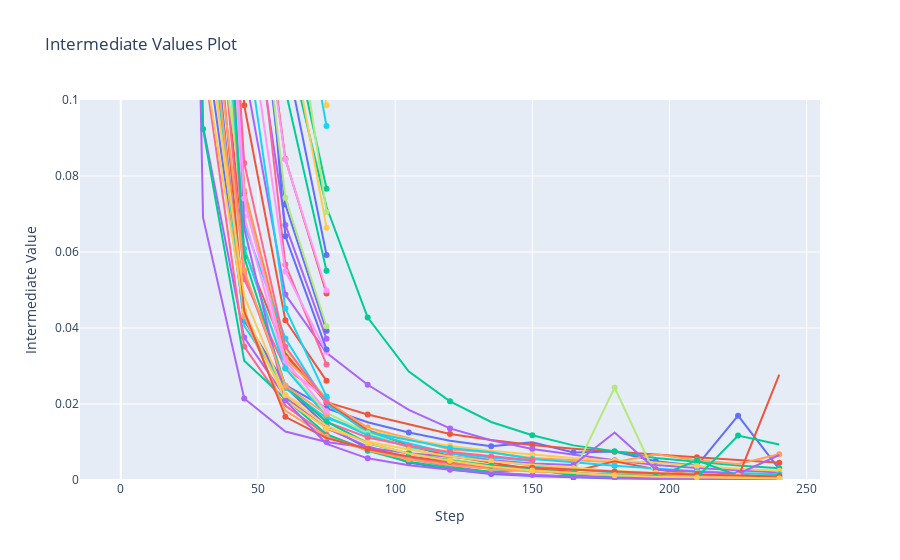

The notebook cell this image was saved under:
### Code cell
fig = optuna.visualization.plot_intermediate_values(study_lambdas)

# Fix the visible y-range
fig.update_yaxes(range=[0.0, 0.1])

### Figure 1 — Plotly figure (JSON) as saved in the notebook; plotly's stock layout.template omitted (floating-point values rounded to 4 significant figures)
{"data": [{"marker": {"maxdisplayed": 10}, "mode": "lines+markers", "name": "Trial0", "type": "scatter", "x": [0, 15, 30, 45, 60, 75, 90, 105, 120, 135, 150, 165, 180, 195, 210, 225, 240], "y": [8.028, 0.3518, 0.1208, 0.04256, 0.02499, 0.01889, 0.01519, 0.01251, 0.01035, 0.008862, 0.0099, 0.007221, 0.007472, 0.004938, 0.003763, 0.01694, 0.002876]}, {"marker": {"maxdisplayed": 10}, "mode": "lines+markers", "name": "Trial1", "type": "scatter", "x": [0, 15, 30, 45, 60, 75, 90, 105, 120, 135, 150, 165, 180, 195, 210, 225, 240], "y": [9.348, 0.7043, 0.162, 0.06065, 0.03336, 0.02048, 0.01725, 0.01457, 0.01208, 0.01053, 0.009221, 0.008249, 0.007403, 0.006691, 0.006006, 0.005319, 0.004552]}, {"marker": {"maxdisplayed": 10}, "mode": "lines+markers", "name": "Trial2", "type": "scatter", "x": [0, 15, 30, 45, 60, 75, 90, 105, 120, 135, 150, 165, 180, 195, 210, 225, 240], "y": [6.893, 0.787, 0.4466, 0.2203, 0.1174, 0.07183, 0.04276, 0.02854, 0.02071, 0.01527, 0.01178, 0.009111, 0.007548, 0.005819, 0.004787, 0.003842, 0.003097]}, {"marker": {"maxdisplayed": 10}, "mode": "lines+markers", "name": "Trial3", "type": "scatter", "x": [0, 15, 30, 45, 60, 75, 90, 105, 120, 135, 150, 165, 180, 195, 210, 225, 240], "y": [5.494, 0.9085, 0.2712, 0.1081, 0.04881, 0.03346, 0.02506, 0.01845, 0.01358, 0.01046, 0.008145, 0.006631, 0.00522, 0.003973, 0.003159, 0.002585, 0.001959]}, {"marker": {"maxdisplayed": 10}, "mode": "lines+markers", "name": "Trial4", "type": "scatter", "x": [0, 15, 30, 45, 60, 75, 90, 105, 120, 135, 150, 165, 180, 195, 210, 225, 240], "y": [6.516, 0.6061, 0.2223, 0.07662, 0.03434, 0.02078, 0.01379, 0.01101, 0.008026, 0.007211, 0.005792, 0.005232, 0.0047, 0.00679, 0.005195, 0.004191, 0.00676]}, {"marker": {"maxdisplayed": 10}, "mode": "lines+markers", "name": "Trial5", "type": "scatter", "x": [0, 15, 30, 45, 60, 75], "y": [12.67, 0.9283, 0.6141, 0.3208, 0.1527, 0.09313]}, {"marker": {"maxdisplayed": 10}, "mode": "lines+markers", "name": "Trial6", "type": "scatter", "x": [0, 15, 30, 45, 60, 75], "y": [9.827, 0.6721, 0.1718, 0.05285, 0.02938, 0.02172]}, {"marker": {"maxdisplayed": 10}, "mode": "lines+markers", "name": "Trial7", "type": "scatter", "x": [0, 15, 30, 45, 60, 75], "y": [10.9, 0.6545, 0.1448, 0.07289, 0.03419, 0.02142]}, {"marker": {"maxdisplayed": 10}, "mode": "lines+markers", "name": "Trial8", "type": "scatter", "x": [0, 15, 30, 45, 60, 75], "y": [9.025, 0.9863, 0.576, 0.306, 0.1779, 0.1052]}, {"marker": {"maxdisplayed": 10}, "mode": "lines+markers", "name": "Trial9", "type": "scatter", "x": [0, 15, 30, 45, 60, 75, 90, 105, 120, 135, 150, 165, 180, 195, 210, 225, 240], "y": [9.166, 0.6087, 0.1297, 0.04239, 0.02229, 0.01639, 0.01302, 0.01071, 0.008981, 0.007669, 0.006733, 0.00578, 0.005097, 0.004603, 0.003662, 0.002935, 0.00246]}, {"marker": {"maxdisplayed": 10}, "mode": "lines+markers", "name": "Trial10", "type": "scatter", "x": [0, 15, 30, 45, 60, 75, 90, 105, 120, 135, 150, 165, 180, 195, 210, 225, 240], "y": [8.667, 0.6393, 0.1465, 0.04196, 0.02445, 0.01425, 0.008259, 0.004607, 0.002738, 0.001598, 0.001027, 0.0006396, 0.0004148, 0.0003133, 0.0007787, 0.001658, 0.0001325]}, {"marker": {"maxdisplayed": 10}, "mode": "lines+markers", "name": "Trial11", "type": "scatter", "x": [0, 15, 30, 45, 60, 75, 90, 105, 120, 135, 150, 165, 180, 195, 210, 225, 240], "y": [9.356, 0.8081, 0.2781, 0.07576, 0.03296, 0.02028, 0.01309, 0.009028, 0.00631, 0.004646, 0.002852, 0.00227, 0.004918, 0.00284, 0.001289, 0.0006841, 0.02773]}, {"marker": {"maxdisplayed": 10}, "mode": "lines+markers", "name": "Trial12", "type": "scatter", "x": [0, 15, 30, 45, 60, 75], "y": [7.184, 0.877, 0.5477, 0.1983, 0.1027, 0.05504]}, {"marker": {"maxdisplayed": 10}, "mode": "lines+markers", "name": "Trial13", "type": "scatter", "x": [0, 15, 30, 45, 60, 75], "y": [7.703, 1.002, 0.3751, 0.1397, 0.06712, 0.03714]}, {"marker": {"maxdisplayed": 10}, "mode": "lines+markers", "name": "Trial14", "type": "scatter", "x": [0, 15, 30, 45, 60, 75], "y": [8.16, 0.9684, 0.7732, 0.5478, 0.3985, 0.2803]}, {"marker": {"maxdisplayed": 10}, "mode": "lines+markers", "name": "Trial15", "type": "scatter", "x": [0, 15, 30, 45, 60, 75, 90, 105, 120, 135, 150, 165, 180, 195, 210, 225, 240], "y": [6.303, 0.6962, 0.1877, 0.06741, 0.03722, 0.01998, 0.01248, 0.009592, 0.007034, 0.005176, 0.003795, 0.00277, 0.002001, 0.00148, 0.001066, 0.0008166, 0.0006194]}, {"marker": {"maxdisplayed": 10}, "mode": "lines+markers", "name": "Trial16", "type": "scatter", "x": [0, 15, 30, 45, 60, 75], "y": [10.67, 1.002, 0.5001, 0.1533, 0.05674, 0.03036]}, {"marker": {"maxdisplayed": 10}, "mode": "lines+markers", "name": "Trial17", "type": "scatter", "x": [0, 15, 30, 45, 60, 75], "y": [8.457, 1.205, 0.6786, 0.3329, 0.1877, 0.1094]}, {"marker": {"maxdisplayed": 10}, "mode": "lines+markers", "name": "Trial18", "type": "scatter", "x": [0, 15, 30, 45, 60, 75], "y": [8.116, 0.7951, 0.348, 0.129, 0.05488, 0.03361]}, {"marker": {"maxdisplayed": 10}, "mode": "lines+markers", "name": "Trial19", "type": "scatter", "x": [0, 15, 30, 45, 60, 75], "y": [9.968, 0.8997, 0.5307, 0.2773, 0.1668, 0.09862]}, {"marker": {"maxdisplayed": 10}, "mode": "lines+markers", "name": "Trial20", "type": "scatter", "x": [0, 15, 30, 45, 60, 75], "y": [7.539, 0.9619, 0.425, 0.1617, 0.07249, 0.03929]}, {"marker": {"maxdisplayed": 10}, "mode": "lines+markers", "name": "Trial21", "type": "scatter", "x": [0, 15, 30, 45, 60, 75], "y": [9.418, 0.894, 0.3619, 0.1663, 0.08449, 0.04906]}, {"marker": {"maxdisplayed": 10}, "mode": "lines+markers", "name": "Trial22", "type": "scatter", "x": [0, 15, 30, 45, 60, 75], "y": [7.972, 0.9288, 0.6674, 0.2286, 0.1265, 0.07664]}, {"marker": {"maxdisplayed": 10}, "mode": "lines+markers", "name": "Trial23", "type": "scatter", "x": [0, 15, 30, 45, 60, 75, 90, 105, 120, 135, 150, 165, 180, 195, 210, 225, 240], "y": [13.86, 0.7639, 0.09312, 0.03747, 0.02177, 0.01358, 0.008869, 0.005606, 0.003546, 0.002071, 0.00127, 0.0008633, 0.0005847, 0.0004206, 0.0003279, 0.0002804, 0.000411]}, {"marker": {"maxdisplayed": 10}, "mode": "lines+markers", "name": "Trial24", "type": "scatter", "x": [0, 15, 30, 45, 60, 75], "y": [7.507, 0.9756, 0.2327, 0.07613, 0.03194, 0.0216]}, {"marker": {"maxdisplayed": 10}, "mode": "lines+markers", "name": "Trial25", "type": "scatter", "x": [0, 15, 30, 45, 60, 75, 90, 105, 120, 135, 150, 165, 180, 195, 210, 225, 240], "y": [4.276, 0.6044, 0.1385, 0.04054, 0.02418, 0.0163, 0.01262, 0.01052, 0.008414, 0.007313, 0.005532, 0.004644, 0.003718, 0.003029, 0.002304, 0.001832, 0.001489]}, {"marker": {"maxdisplayed": 10}, "mode": "lines+markers", "name": "Trial26", "type": "scatter", "x": [0, 15, 30, 45, 60, 75, 90, 105, 120, 135, 150, 165, 180, 195, 210, 225, 240], "y": [7.3, 0.6011, 0.111, 0.0351, 0.01956, 0.01189, 0.008007, 0.005776, 0.00433, 0.00322, 0.002346, 0.001721, 0.001249, 0.0009207, 0.0006848, 0.0004891, 0.0009155]}, {"marker": {"maxdisplayed": 10}, "mode": "lines+markers", "name": "Trial27", "type": "scatter", "x": [0, 15, 30, 45, 60, 75, 90, 105, 120, 135, 150, 165, 180, 195, 210, 225, 240], "y": [9.595, 0.6155, 0.1867, 0.06103, 0.02969, 0.01772, 0.01229, 0.008545, 0.005548, 0.003891, 0.002376, 0.001776, 0.02434, 0.001096, 0.001878, 0.0007305, 0.0003586]}, {"marker": {"maxdisplayed": 10}, "mode": "lines+markers", "name": "Trial28", "type": "scatter", "x": [0, 15, 30, 45, 60, 75], "y": [7.338, 0.7975, 0.2399, 0.06937, 0.03, 0.02121]}, {"marker": {"maxdisplayed": 10}, "mode": "lines+markers", "name": "Trial29", "type": "scatter", "x": [0, 15, 30, 45, 60, 75], "y": [6.872, 1.028, 0.5818, 0.2744, 0.125, 0.06641]}, {"marker": {"maxdisplayed": 10}, "mode": "lines+markers", "name": "Trial30", "type": "scatter", "x": [0, 15, 30, 45, 60, 75], "y": [8.102, 1.004, 0.5387, 0.2633, 0.1126, 0.0592]}, {"marker": {"maxdisplayed": 10}, "mode": "lines+markers", "name": "Trial31", "type": "scatter", "x": [0, 15, 30, 45, 60, 75], "y": [9.153, 0.8717, 0.2913, 0.0986, 0.04205, 0.02609]}, {"marker": {"maxdisplayed": 10}, "mode": "lines+markers", "name": "Trial32", "type": "scatter", "x": [0, 15, 30, 45, 60, 75, 90, 105, 120, 135, 150, 165, 180, 195, 210, 225, 240], "y": [7.808, 0.3824, 0.09236, 0.03135, 0.02134, 0.01206, 0.007674, 0.004812, 0.003173, 0.002154, 0.002841, 0.001177, 0.0006342, 0.0006574, 0.005173, 0.001128, 0.001207]}, {"marker": {"maxdisplayed": 10}, "mode": "lines+markers", "name": "Trial33", "type": "scatter", "x": [0, 15, 30, 45, 60, 75, 90, 105, 120, 135, 150, 165, 180, 195, 210, 225, 240], "y": [8.706, 0.595, 0.06905, 0.02147, 0.01277, 0.009999, 0.0085, 0.007059, 0.006086, 0.005144, 0.004329, 0.003941, 0.0125, 0.002741, 0.002074, 0.001601, 0.006582]}, {"marker": {"maxdisplayed": 10}, "mode": "lines+markers", "name": "Trial34", "type": "scatter", "x": [0, 15, 30, 45, 60, 75, 90, 105, 120, 135, 150, 165, 180, 195, 210, 225, 240], "y": [8.341, 0.8652, 0.1412, 0.04307, 0.01824, 0.01135, 0.007756, 0.005464, 0.003855, 0.002892, 0.002249, 0.001826, 0.001389, 0.001158, 0.0008932, 0.0007035, 0.0005856]}, {"marker": {"maxdisplayed": 10}, "mode": "lines+markers", "name": "Trial35", "type": "scatter", "x": [0, 15, 30, 45, 60, 75, 90, 105, 120, 135, 150], "y": [9.836, 0.5485, 0.2078, 0.06088, 0.02934, 0.01676, 0.01179, 0.008717, 0.00713, 0.005925, 0.004997]}, {"marker": {"maxdisplayed": 10}, "mode": "lines+markers", "name": "Trial36", "type": "scatter", "x": [0, 15, 30, 45, 60, 75, 90, 105, 120, 135, 150], "y": [10.07, 0.7055, 0.25, 0.05422, 0.02479, 0.01528, 0.01118, 0.008945, 0.007362, 0.006191, 0.005214]}, {"marker": {"maxdisplayed": 10}, "mode": "lines+markers", "name": "Trial37", "type": "scatter", "x": [0, 15, 30, 45, 60, 75], "y": [7.708, 0.6801, 0.4077, 0.2644, 0.1432, 0.07052]}, {"marker": {"maxdisplayed": 10}, "mode": "lines+markers", "name": "Trial38", "type": "scatter", "x": [0, 15, 30, 45, 60, 75], "y": [10.23, 1.004, 0.4317, 0.1616, 0.08432, 0.04986]}, {"marker": {"maxdisplayed": 10}, "mode": "lines+markers", "name": "Trial39", "type": "scatter", "x": [0, 15, 30, 45, 60, 75, 90, 105, 120, 135, 150, 165, 180, 195, 210, 225, 240], "y": [11.96, 0.3266, 0.1118, 0.04448, 0.02103, 0.01358, 0.01012, 0.008037, 0.006159, 0.004923, 0.003988, 0.003114, 0.002382, 0.001914, 0.001476, 0.001212, 0.0009468]}, {"marker": {"maxdisplayed": 10}, "mode": "lines+markers", "name": "Trial40", "type": "scatter", "x": [0, 15, 30, 45, 60, 75], "y": [8.613, 1.279, 0.5115, 0.1905, 0.06414, 0.03436]}, {"marker": {"maxdisplayed": 10}, "mode": "lines+markers", "name": "Trial41", "type": "scatter", "x": [0, 15, 30, 45, 60, 75, 90, 105, 120, 135, 150, 165, 180, 195, 210, 225, 240], "y": [10.28, 0.719, 0.1603, 0.04444, 0.01663, 0.01104, 0.008157, 0.006159, 0.004824, 0.003913, 0.003222, 0.002697, 0.002215, 0.001802, 0.001477, 0.001149, 0.0009072]}, {"marker": {"maxdisplayed": 10}, "mode": "lines+markers", "name": "Trial42", "type": "scatter", "x": [0, 15, 30, 45, 60, 75, 90, 105, 120, 135, 150, 165, 180, 195, 210, 225, 240], "y": [9.181, 0.8931, 0.2386, 0.05862, 0.02477, 0.01534, 0.009674, 0.006966, 0.005207, 0.003737, 0.002632, 0.00184, 0.001286, 0.0009153, 0.0006759, 0.01171, 0.009324]}, {"marker": {"maxdisplayed": 10}, "mode": "lines+markers", "name": "Trial43", "type": "scatter", "x": [0, 15, 30, 45, 60, 75, 90, 105, 120, 135, 150, 165, 180, 195, 210, 225, 240], "y": [7.098, 1.067, 0.398, 0.06624, 0.02093, 0.009473, 0.005704, 0.003864, 0.002681, 0.001833, 0.001295, 0.0009026, 0.0006213, 0.0004209, 0.0002847, 0.0002125, 0.0001663]}, {"marker": {"maxdisplayed": 10}, "mode": "lines+markers", "name": "Trial44", "type": "scatter", "x": [0, 15, 30, 45, 60, 75], "y": [8.545, 0.6492, 0.1456, 0.0552, 0.02477, 0.0173]}, {"marker": {"maxdisplayed": 10}, "mode": "lines+markers", "name": "Trial45", "type": "scatter", "x": [0, 15, 30, 45, 60, 75], "y": [7.78, 1.183, 0.387, 0.1198, 0.04514, 0.02195]}, {"marker": {"maxdisplayed": 10}, "mode": "lines+markers", "name": "Trial46", "type": "scatter", "x": [0, 15, 30, 45, 60, 75], "y": [7.962, 0.68, 0.2584, 0.08343, 0.03504, 0.02056]}, {"marker": {"maxdisplayed": 10}, "mode": "lines+markers", "name": "Trial47", "type": "scatter", "x": [0, 15, 30, 45, 60, 75], "y": [9.658, 0.9763, 0.3946, 0.1657, 0.07428, 0.04045]}, {"marker": {"maxdisplayed": 10}, "mode": "lines+markers", "name": "Trial48", "type": "scatter", "x": [0, 15, 30, 45, 60, 75], "y": [12.91, 0.6552, 0.2555, 0.07407, 0.0314, 0.01812]}, {"marker": {"maxdisplayed": 10}, "mode": "lines+markers", "name": "Trial49", "type": "scatter", "x": [0, 15, 30, 45, 60, 75, 90, 105, 120, 135, 150, 165, 180, 195, 210, 225, 240], "y": [6.762, 0.6285, 0.1254, 0.04842, 0.02234, 0.01429, 0.009744, 0.006992, 0.005082, 0.003552, 0.002475, 0.001764, 0.001236, 0.000885, 0.0006711, 0.0005061, 0.0004091]}], "layout": {"showlegend": false, "title": {"text": "Intermediate Values Plot"}, "xaxis": {"title": {"text": "Step"}}, "yaxis": {"range": [0, 0.1], "title": {"text": "Intermediate Value"}}}}
